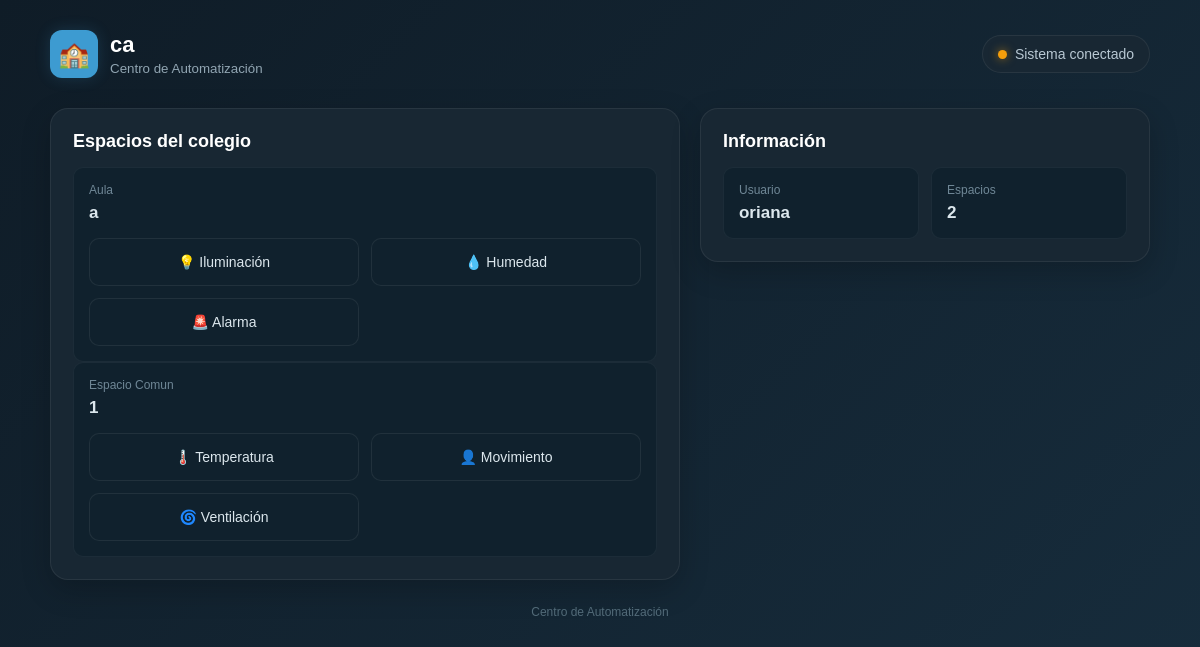
The page /colegio (signed in) on the database its author committed.
### tables this page shows
CREATE TABLE entornos (
            id INTEGER PRIMARY KEY AUTOINCREMENT,
            usuario_id INTEGER NOT NULL,
            nombre TEXT NOT NULL,
            tipo TEXT NOT NULL,

            FOREIGN KEY (usuario_id)
            REFERENCES usuarios(id)
        );

CREATE TABLE espacios (
            id INTEGER PRIMARY KEY AUTOINCREMENT,
            entorno_id INTEGER NOT NULL,
            nombre TEXT NOT NULL,
            tipo TEXT NOT NULL,

            FOREIGN KEY (entorno_id)
            REFERENCES entornos(id)
        );

CREATE TABLE dispositivos (
            id INTEGER PRIMARY KEY AUTOINCREMENT,
            espacio_id INTEGER NOT NULL,
            tipo TEXT NOT NULL,
            estado TEXT NOT NULL DEFAULT 'apagado',

            FOREIGN KEY (espacio_id)
            REFERENCES espacios(id)
        );

### app.py (the view)
@app.route("/colegio")
def colegio():
    if "usuario_id" not in session:
        return redirect(
            url_for("iniciar_sesion")
        )
    entorno = obtener_entorno(
        session["usuario_id"],
        "colegio"
    )
    if entorno:
        espacios = obtener_espacios(
            entorno["id"]
        )
        espacios_completos = []
        for espacio in espacios:
            dispositivos = obtener_dispositivos(
                espacio["id"]
            )
            espacios_completos.append({
                "id": espacio["id"],
                "nombre": espacio["nombre"],
                "tipo": espacio["tipo"],
                "dispositivos": dispositivos
            })
        return render_template(
            "entorno_colegio.html",
            usuario=session["usuario"],
            entorno=entorno,
            espacios=espacios_completos
        )
    return render_template(
        "colegio.html",
        usuario=session["usuario"]
    )

### app.py (called while the page is built)
def conectar_db():
    conexion = sqlite3.connect("usuarios.db")
    conexion.row_factory = sqlite3.Row
    return conexion

def obtener_entorno(usuario_id, tipo):
    conexion = conectar_db()
    entorno = conexion.execute(
        """
        SELECT *
        FROM entornos
        WHERE usuario_id = ?
        AND tipo = ?
        ORDER BY id DESC
        LIMIT 1
        """,
        (
            usuario_id,
            tipo
        )
    ).fetchone()
    conexion.close()
    return entorno

def obtener_espacios(entorno_id):
    conexion = conectar_db()
    espacios = conexion.execute(
        """
        SELECT *
        FROM espacios
        WHERE entorno_id = ?
        ORDER BY id
        """,
        (entorno_id,)
    ).fetchall()
    conexion.close()
    return espacios

def obtener_dispositivos(espacio_id):
    conexion = conectar_db()
    dispositivos = conexion.execute(
        """
        SELECT *
        FROM dispositivos
        WHERE espacio_id = ?
        ORDER BY id
        """,
        (espacio_id,)
    ).fetchall()
    conexion.close()
    return dispositivos

### templates/entorno_colegio.html (shortened to what this page needs)
<!DOCTYPE html>
<html lang="es">
<head>
    <link
        rel="stylesheet"
        href="{{ url_for('static', filename='colegiocss.css') }}"
    >
</head>
<body>
    <div class="container">
        <header>
            <div class="logo">
                <div class="logo-icon">
                    🏫
                </div>
                <div>
                    <h1>
                        {{ entorno["nombre"] }}
                    </h1>
                    <small>
                        Centro de Automatización
                    </small>
                </div>
            </div>
            <div class="connection">
                <span class="dot"></span>
                Sistema conectado
            </div>
        </header>
        <div class="grid">
            <div>
                <div class="card">
                    <h2>
                        Espacios del colegio
                    </h2>
                    {% for espacio in espacios %}
                        <div class="info-box">
                            <small>
                                {{ espacio["tipo"]|replace("_", " ")|title }}
                            </small>
                            <strong>
                                {{ espacio["nombre"] }}
                            </strong>
                            {% if espacio["dispositivos"] %}
                                <div class="controls">
                                    {% for dispositivo in espacio["dispositivos"] %}
                                        <button
                                            class="control-button"
                                        >
                                            {% if dispositivo["tipo"] == "iluminacion" %}
                                                💡 Iluminación
                                            {% elif dispositivo["tipo"] == "temperatura" %}
                                                🌡️ Temperatura
                                            {% elif dispositivo["tipo"] == "humedad" %}
                                                💧 Humedad
                                            {% elif dispositivo["tipo"] == "movimiento" %}
                                                👤 Movimiento
                                            {% elif dispositivo["tipo"] == "alarma" %}
                                                🚨 Alarma
                                            {% elif dispositivo["tipo"] == "ventilacion" %}
                                                🌀 Ventilación
                                            {% else %}
                                                {{ dispositivo["tipo"] }}
                                            {% endif %}
                                        </button>
                                    {% endfor %}
                                </div>
                            {% else %}
                                <p>
                                    Este espacio no tiene
                                    dispositivos configurados.
                                </p>
                            {% endif %}
                        </div>
                    {% endfor %}
                </div>
            </div>
            <div>
                <div class="card">
                    <h2>
                        Información
                    </h2>
                    <div class="info">
                        <div class="info-box">
                            <small>
                                Usuario
                            </small>
                            <strong>
                                {{ usuario }}
                            </strong>
                        </div>
                        <div class="info-box">
                            <small>
                                Espacios
                            </small>
                            <strong>
                                {{ espacios|length }}
                            </strong>
                        </div>
                    </div>
                </div>
            </div>
        </div>
        <footer>
            Centro de Automatización
        </footer>
    </div>
</body>
</html>

### static/colegiocss.css (style rules this page uses)
* { margin: 0; padding: 0; box-sizing: border-box; }
body { min-height: 100vh; font-family: Arial, sans-serif; background: linear-gradient( 135deg, #0f1c27, #172d3d ); color: #ffffff; display: flex; flex-direction: column; }
.container { width: min(1100px, 94%); margin: 0 auto; padding: 30px 0; flex: 1; }
header { display: flex; align-items: center; justify-content: space-between; margin-bottom: 30px; }
.logo { display: flex; align-items: center; gap: 12px; }
.logo-icon { width: 48px; height: 48px; display: grid; place-items: center; border-radius: 12px; background: #3d9bd1; font-size: 25px; box-shadow: 0 0 15px rgba(61,155,209,0.20); }
.logo h1 { font-size: 22px; font-weight: 600; color: #ffffff; }
.logo small { color: #91a5b2 !important; display: block; margin-top: 3px; }
.connection { display: flex; align-items: center; gap: 8px; padding: 10px 15px; border-radius: 20px; background: #182733; border: 1px solid rgba(255,255,255,0.07); color: #b8c8d3; font-size: 14px; }
.dot { width: 9px; height: 9px; border-radius: 50%; background: #f59e0b; box-shadow: 0 0 10px rgba(245,158,11,0.6); }
.grid { display: grid; grid-template-columns: 1.4fr 1fr; gap: 20px; }
.card { background: #182733; border: 1px solid rgba(255,255,255,0.07); border-radius: 18px; padding: 22px; box-shadow: 0 10px 30px rgba(0,0,0,0.20); }
.controls { display: grid; grid-template-columns: 1fr 1fr; gap: 12px; margin-top: 15px; }
.control-button { border: 1px solid rgba(255,255,255,0.07); padding: 15px; border-radius: 10px; background: #10212d; color: #dce7ed; cursor: pointer; font-size: 14px; transition: background 0.2s, border-color 0.2s, transform 0.2s; }
h2 { font-size: 18px; font-weight: 600; margin-bottom: 15px; color: #ffffff; }
.info { display: grid; grid-template-columns: 1fr 1fr; gap: 12px; }
.info-box { background: #10212d; border: 1px solid rgba(255,255,255,0.05); padding: 15px; border-radius: 10px; }
.info-box small { color: #6f8796; display: block; margin-bottom: 6px; font-size: 12px; }
.info-box strong { font-size: 17px; color: #dce7ed; }
footer { text-align: center; color: #526a78; font-size: 12px; margin-top: 25px; padding-bottom: 5px; }

### rows shown on the page
entornos: nombre "ca"
espacios: tipo "Aula", nombre "a"
dispositivos: tipo "💡 Iluminación"
dispositivos: tipo "💧 Humedad"
dispositivos: tipo "🚨 Alarma"
espacios: tipo "Espacio Comun", nombre "1"
dispositivos: tipo "🌡️ Temperatura"
dispositivos: tipo "👤 Movimiento"
dispositivos: tipo "🌀 Ventilación"

### other values the page prints
{{ usuario }} "oriana"
{{ espacios|length }} "2"
